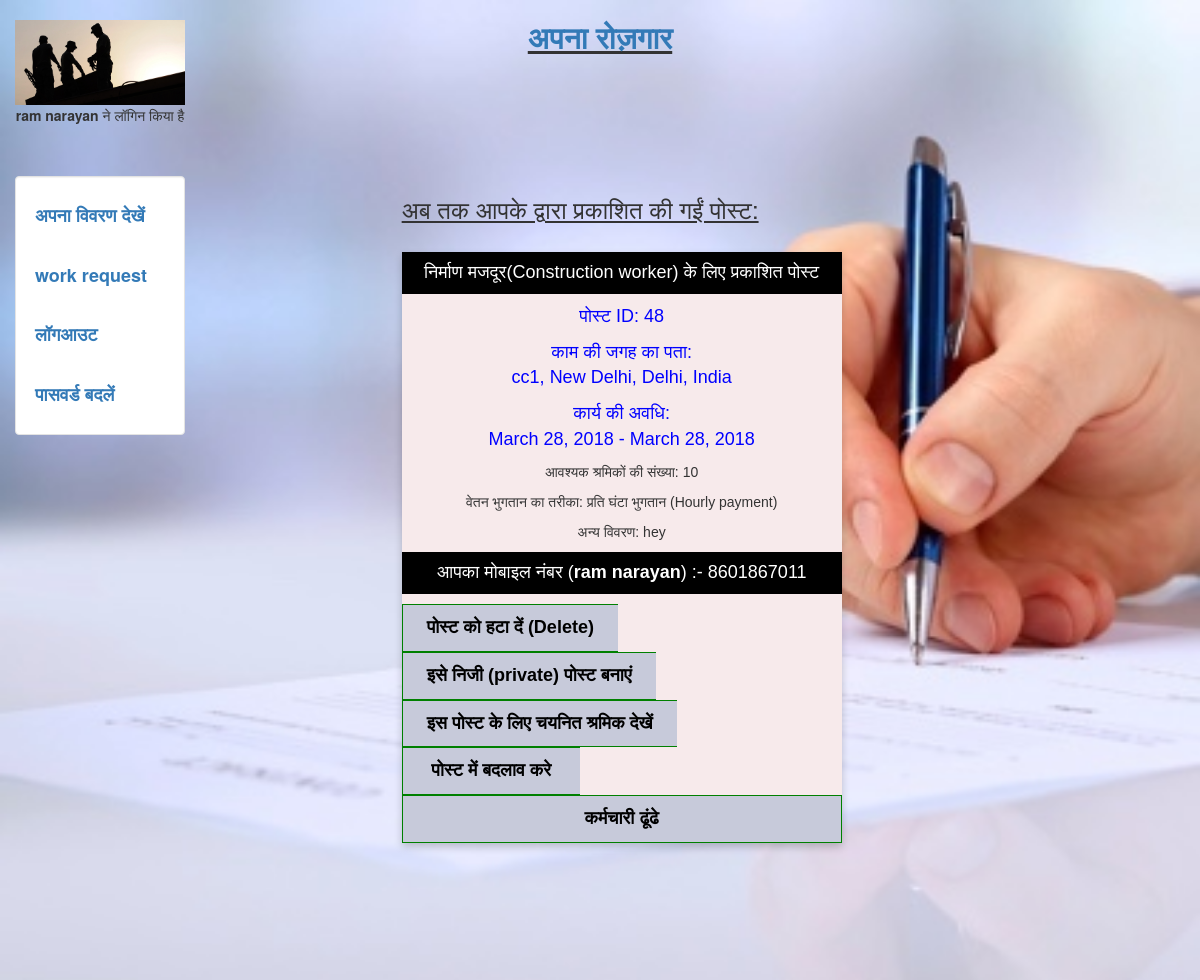
Before: /update (signed in) with the older database file.
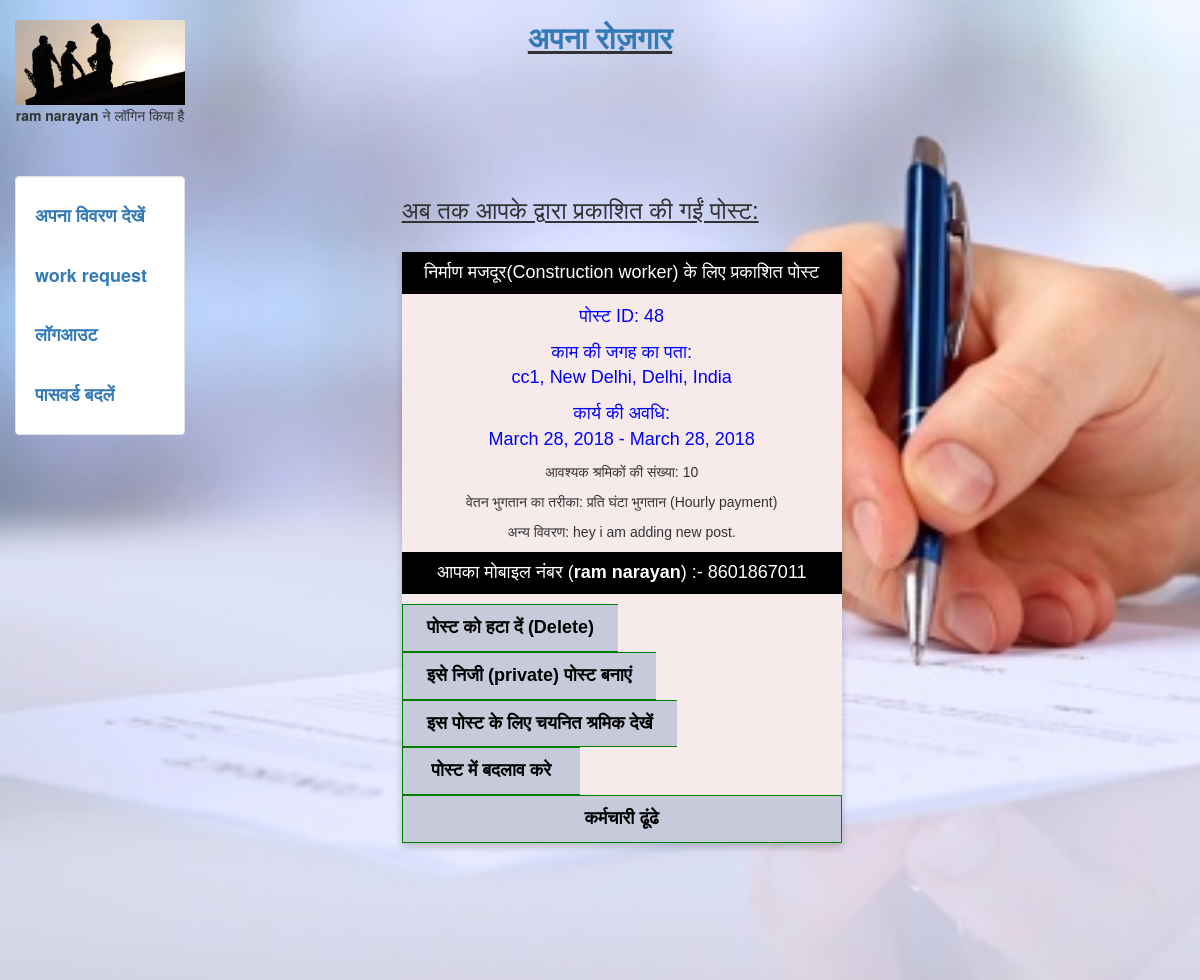
After: the same page with the newer database file.
### search/models.py (models this page shows, shortened)
class Posts(models.Model):
	post_id=models.AutoField(primary_key=True)
	username = models.CharField(max_length=100)
	name = models.CharField(max_length = 100,blank = True, null = True)
	s_contact = models.CharField(max_length=50,blank = True,null = True)
	rskill = models.CharField(max_length = 100,blank = True, null = True)
	street = models.CharField(max_length=250,blank = True, null = True)
	location = models.CharField(max_length=250,blank = True, null = True)
	start_date = models.DateField(blank = True, null = True)
	end_date = models.DateField(blank = True, null = True)
	Nworker = models.IntegerField(blank = True, null = True)
	Twork = models.CharField(max_length = 250,blank = True, null = True)
	description = models.TextField(max_length = 500,blank = True, null = True)
	lat = models.CharField(max_length = 50, blank = True, null= True)
	lng = models.CharField(max_length = 50, blank = True, null= True)
	status = models.CharField(max_length = 50,blank = True, null = True)
	distance = models.IntegerField(blank = True, null = True)

### search/views.py (the view)
# urls.py: url(r'^update',update,name = 'update'),
def update(request):
  if request.method=="POST" and 'update' in request.POST:
    post_id=request.POST.get('post_id',None)
    name=request.POST.get('name')
    s_contact = request.POST.get('s_contact',None)
    rskill = request.POST.get('rskill',None)
    street = request.POST.get('street',None)
    locatio = request.POST.get('location',None)
    s_date = request.POST.get('start_date',None)
    e_date = request.POST.get('end_date',None)
    lat1 = request.POST.get('lat',None)
    lng1 = request.POST.get('lng',None)
    Nworker=request.POST.get('Nworker',None)
    Twork=request.POST.get('Twork',None)
    description=request.POST.get('description',None)
    data=Posts.objects.get(post_id=post_id)
    data.name=name
    data.s_contact=s_contact
    data.rskill=rskill
    data.street==street
    data.location=locatio
    data.start_date=s_date
    data.end_date=e_date
    data.Nworker=Nworker
    data.Twork=Twork
    data.description=description
    data.lat=lat1
    data.lng=lng1
    data.save()
    warn="submit successfully"
    return render(request,'search/update.html',{'data':data,'warn':warn})
  else:
    pos=Posts.objects.filter(username=request.user.username)
    warn=""
    if len(pos)==0:
      warn="No posts found"
    return render(request,'search/postresult.html',{'pos':pos,'warn':warn})

### search/templates/search/postresult.html (shortened to what this page needs)
{% extends "login/header.html" %}
{% block content %}
<div class ='col-sm-6 col-sm-offset-2'>
  <link rel="stylesheet" href="https://cdnjs.cloudflare.com/ajax/libs/font-awesome/4.7.0/css/font-awesome.min.css">
<h3><u>अब तक आपके द्वारा प्रकाशित की गईं पोस्ट: </u></h3>    <br>
{% for data in pos %}
  <div class="card" style="background-color:#F7EAEB">
  <p><button class = "but">{{data.rskill}} के लिए प्रकाशित पोस्ट</button></p>
  <p class="title">पोस्ट ID: {{data.post_id}}</p>
  <p class="title">काम की जगह का पता: <br>{{data.street}}, {{data.location}}</p>
  <p class="title">कार्य की अवधि: <br>{{data.start_date}} - {{data.end_date}}</p>
 <p>आवश्यक श्रमिकों की संख्या: {{data.Nworker}}</p>
  <p>वेतन भुगतान का तरीका: {{data.Twork}}</p>
    {%if data.description%}
   <p>अन्य विवरण: {{data.description}}</p>
    {%endif%}
  <p><button class = "but">आपका मोबाइल नंबर (<b>{{data.name}}</b>) :- {{data.s_contact}}</button></p>
  <form method="POST" action="/see_work_post">
     <div class = "btn-group"><font size = 4>
     <b><button type="submit" name = 'delete' >पोस्ट को हटा दें (Delete)</button>
      {%if "private" in data.status%}
     <button type="submit" name = 'status' >सार्वजनिक (public) पोस्ट बनाएं</button>
     {%else%}
     <button type="submit" name = 'status' >इसे निजी (private) पोस्ट बनाएं</button>
     {%endif%}
     <button type="submit" name = 'selected' >इस पोस्ट के लिए चयनित श्रमिक देखें</button>
     <button type="submit" name = 'edit' style = "width : 40.5% ">पोस्ट में बदलाव करे</button>
     <button type="submit" name = 'search' style = "width: 100%">कर्मचारी ढूंढे</button>
   </b>
 </font>
</div>
  </form>
</div>
    <br>
    <br>
{% endfor %}
</div>
{% endblock %}

Changed rows visible on the page:
changed Posts "निर्माण मजदूर(Construction worker)": description "hey" → "hey i am adding new post."
